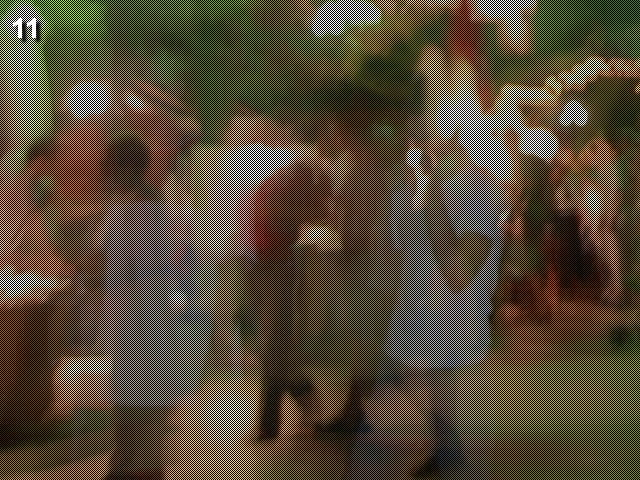
#> input picture extras/cave.jpg, 640 x 480 px
$ python level11.py   (Python 2 division)
#> lines starting #> are read from the running program, lines starting #| are printed output that depends on the picture
import Image

orig = Image.open("./extras/cave.jpg")
#> orig is the input picture: PIL image 640x480 RGB; mean R, G, B 85.8, 73.7, 57.3
w, h = orig.size
#> w = 640; h = 480

sep = Image.new("RGB", (w / 2, h))
#> sep: PIL image 320x480 RGB; every value is 0

for i in range(w * h):
    y, x = divmod(i, w)
    pixel = orig.getpixel((x, y))

    if i % 2:
        sep.putpixel((x / 2, y / 2 + h / 2), pixel)
    else:
        sep.putpixel((x / 2, y / 2), pixel)
#> this loop made 307200 passes
#> pixel on passes 1 to 3: (0, 20, 0), (142, 180, 105), (0, 20, 0)
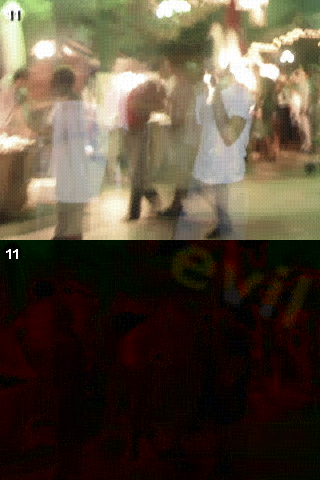
#> sep: PIL image 320x480 RGB; mean R, G, B 85.8, 73.8, 57.3

sep.save("./extras/level11.jpg")

$ run again, with extras/evil1.jpg copied over extras/cave.jpg
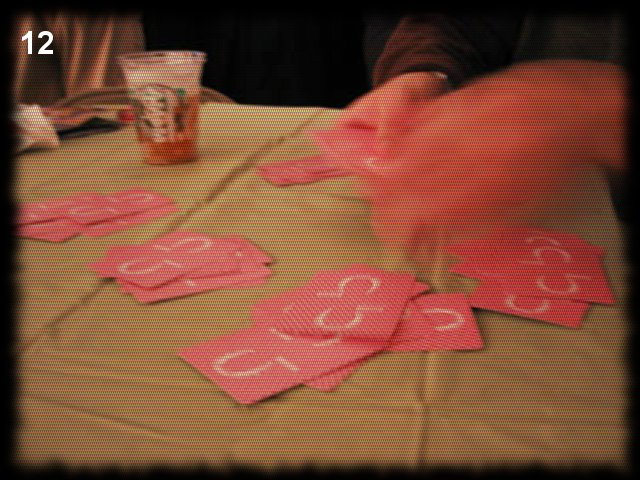
#> input picture extras/evil1.jpg, 640 x 480 px
#> orig is the input picture: PIL image 640x480 RGB; mean R, G, B 125.2, 74.5, 53.1
#> the loop `for i in range(w * h):` made 307200 passes
#> pixel on passes 1 to 3: (0, 0, 0), (0, 0, 0), (0, 0, 0)
#> after the loop `for i in range(w * h):`:
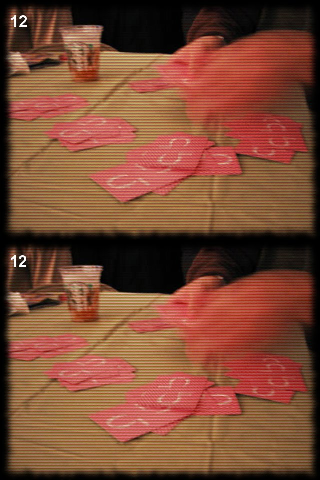
#> sep: PIL image 320x480 RGB; mean R, G, B 125.2, 74.5, 53.1
